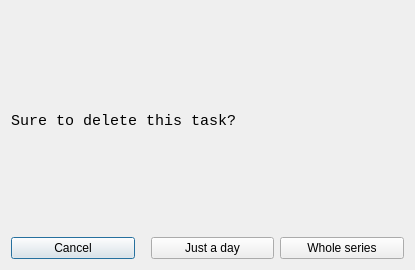
<?xml version="1.0" encoding="UTF-8"?>
<ui version="4.0">
 <class>DeleteTaskConfirm</class>
 <widget class="QDialog" name="DeleteTaskConfirm">
  <property name="geometry">
   <rect>
    <x>0</x>
    <y>0</y>
    <width>415</width>
    <height>270</height>
   </rect>
  </property>
  <property name="maximumSize">
   <size>
    <width>1246</width>
    <height>16777215</height>
   </size>
  </property>
  <property name="windowTitle">
   <string>Dialog</string>
  </property>
  <layout class="QVBoxLayout" name="verticalLayout">
   <item>
    <widget class="QLabel" name="label">
     <property name="sizePolicy">
      <sizepolicy hsizetype="Preferred" vsizetype="Expanding">
       <horstretch>0</horstretch>
       <verstretch>0</verstretch>
      </sizepolicy>
     </property>
     <property name="font">
      <font>
       <family>Courier New</family>
       <pointsize>11</pointsize>
      </font>
     </property>
     <property name="text">
      <string>Sure to delete this task?</string>
     </property>
    </widget>
   </item>
   <item>
    <layout class="QHBoxLayout" name="horizontalLayout">
     <item>
      <widget class="QPushButton" name="pushButton">
       <property name="text">
        <string>Cancel</string>
       </property>
      </widget>
     </item>
     <item>
      <spacer name="horizontalSpacer">
       <property name="orientation">
        <enum>Qt::Horizontal</enum>
       </property>
       <property name="sizeType">
        <enum>QSizePolicy::Preferred</enum>
       </property>
       <property name="sizeHint" stdset="0">
        <size>
         <width>10</width>
         <height>20</height>
        </size>
       </property>
      </spacer>
     </item>
     <item>
      <widget class="QPushButton" name="pushButton_2">
       <property name="toolTip">
        <string>Delete the task just for this day</string>
       </property>
       <property name="text">
        <string>Just a day</string>
       </property>
      </widget>
     </item>
     <item>
      <widget class="QPushButton" name="pushButton_3">
       <property name="toolTip">
        <string>Delete the whole repeated tasks series</string>
       </property>
       <property name="text">
        <string>Whole series</string>
       </property>
      </widget>
     </item>
    </layout>
   </item>
  </layout>
 </widget>
 <resources/>
 <connections/>
</ui>
